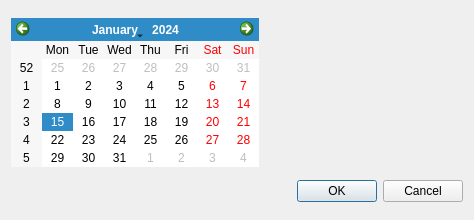
<?xml version="1.0" encoding="UTF-8"?>
<ui version="4.0">
 <class>Calendar</class>
 <widget class="QWidget" name="Calendar">
  <property name="geometry">
   <rect>
    <x>0</x>
    <y>0</y>
    <width>474</width>
    <height>220</height>
   </rect>
  </property>
  <property name="windowTitle">
   <string>Form</string>
  </property>
  <layout class="QGridLayout" name="gridLayout">
   <item row="0" column="0">
    <widget class="QCalendarWidget" name="calendarWidget">
     <property name="sizePolicy">
      <sizepolicy hsizetype="Fixed" vsizetype="Fixed">
       <horstretch>0</horstretch>
       <verstretch>0</verstretch>
      </sizepolicy>
     </property>
    </widget>
   </item>
   <item row="1" column="0">
    <widget class="QDialogButtonBox" name="buttonBox">
     <property name="standardButtons">
      <set>QDialogButtonBox::Cancel|QDialogButtonBox::Ok</set>
     </property>
    </widget>
   </item>
  </layout>
 </widget>
 <resources/>
 <connections/>
</ui>
